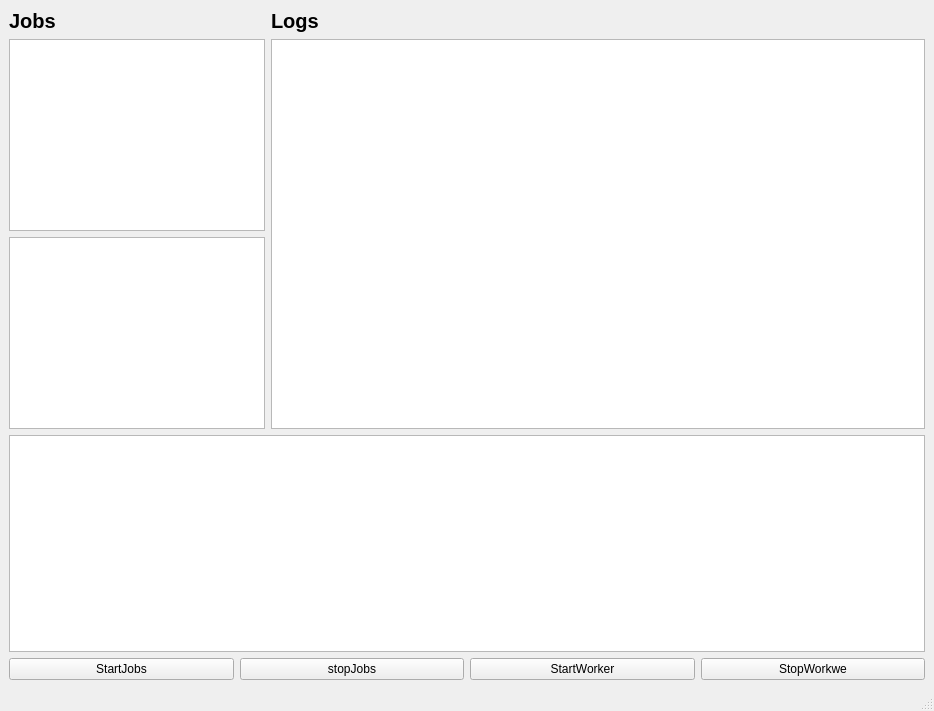
<?xml version="1.0" encoding="UTF-8"?>
<ui version="4.0">
 <class>J_slaveWin</class>
 <widget class="QMainWindow" name="J_slaveWin">
  <property name="geometry">
   <rect>
    <x>0</x>
    <y>0</y>
    <width>934</width>
    <height>711</height>
   </rect>
  </property>
  <property name="windowTitle">
   <string>MainWindow</string>
  </property>
  <widget class="QWidget" name="centralwidget">
   <layout class="QFormLayout" name="formLayout">
    <item row="0" column="0">
     <layout class="QVBoxLayout" name="verticalLayout001">
      <item>
       <widget class="QLabel" name="label">
        <property name="font">
         <font>
          <pointsize>15</pointsize>
          <weight>75</weight>
          <bold>true</bold>
         </font>
        </property>
        <property name="text">
         <string>Jobs</string>
        </property>
       </widget>
      </item>
      <item>
       <widget class="QListView" name="listView_job"/>
      </item>
      <item>
       <widget class="QListView" name="listView_job_2"/>
      </item>
     </layout>
    </item>
    <item row="0" column="1">
     <layout class="QVBoxLayout" name="verticalLayout002">
      <item>
       <widget class="QLabel" name="label_2">
        <property name="font">
         <font>
          <pointsize>15</pointsize>
          <weight>75</weight>
          <bold>true</bold>
         </font>
        </property>
        <property name="text">
         <string>Logs</string>
        </property>
       </widget>
      </item>
      <item>
       <widget class="QTableView" name="tableView_worker"/>
      </item>
     </layout>
    </item>
    <item row="1" column="0" colspan="2">
     <widget class="QListView" name="listView_log"/>
    </item>
    <item row="2" column="0" colspan="2">
     <layout class="QHBoxLayout" name="horizontalLayout">
      <item>
       <widget class="QPushButton" name="pushButton_startJob">
        <property name="text">
         <string>StartJobs</string>
        </property>
       </widget>
      </item>
      <item>
       <widget class="QPushButton" name="pushButton_stopJob">
        <property name="text">
         <string>stopJobs</string>
        </property>
       </widget>
      </item>
      <item>
       <widget class="QPushButton" name="pushButton_startWorker">
        <property name="text">
         <string>StartWorker</string>
        </property>
       </widget>
      </item>
      <item>
       <widget class="QPushButton" name="pushButton_stopWorker">
        <property name="text">
         <string>StopWorkwe</string>
        </property>
       </widget>
      </item>
     </layout>
    </item>
   </layout>
  </widget>
  <widget class="QMenuBar" name="menubar">
   <property name="geometry">
    <rect>
     <x>0</x>
     <y>0</y>
     <width>934</width>
     <height>23</height>
    </rect>
   </property>
  </widget>
  <widget class="QStatusBar" name="statusbar"/>
 </widget>
 <resources/>
 <connections/>
</ui>
